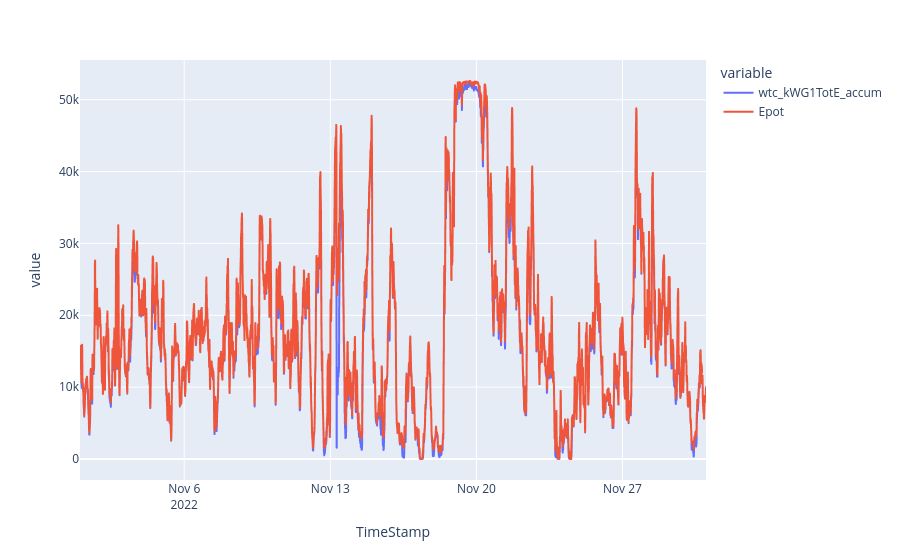

The notebook cell saved with this chart:
### Code cell
px.line(
    results.groupby("TimeStamp").sum().reset_index(),
    x="TimeStamp",
    y=["wtc_kWG1TotE_accum", "Epot"],
    # color="StationId",
)

### Figure 1 — Plotly figure (JSON) as saved in the notebook; plotly's stock layout.template omitted (floating-point values rounded to 4 significant figures; data arrays with more than 128 entries replaced by an {"elided": "..."} marker saying what was removed)
{"data": [{"hovertemplate": "variable=wtc_kWG1TotE_accum<br>TimeStamp=%{x}<br>value=%{y}<extra></extra>", "legendgroup": "wtc_kWG1TotE_accum", "line": {"color": "#636efa", "dash": "solid"}, "marker": {"symbol": "circle"}, "mode": "lines", "name": "wtc_kWG1TotE_accum", "showlegend": true, "type": "scattergl", "x": {"elided": "4320 str values"}, "xaxis": "x", "y": {"elided": "4320 int values"}, "yaxis": "y"}, {"hovertemplate": "variable=Epot<br>TimeStamp=%{x}<br>value=%{y}<extra></extra>", "legendgroup": "Epot", "line": {"color": "#EF553B", "dash": "solid"}, "marker": {"symbol": "circle"}, "mode": "lines", "name": "Epot", "showlegend": true, "type": "scattergl", "x": {"elided": "4320 str values"}, "xaxis": "x", "y": {"elided": "4320 float values"}, "yaxis": "y"}], "layout": {"legend": {"title": {"text": "variable"}, "tracegroupgap": 0}, "margin": {"t": 60}, "xaxis": {"anchor": "y", "domain": [0, 1], "title": {"text": "TimeStamp"}}, "yaxis": {"anchor": "x", "domain": [0, 1], "title": {"text": "value"}}}}
